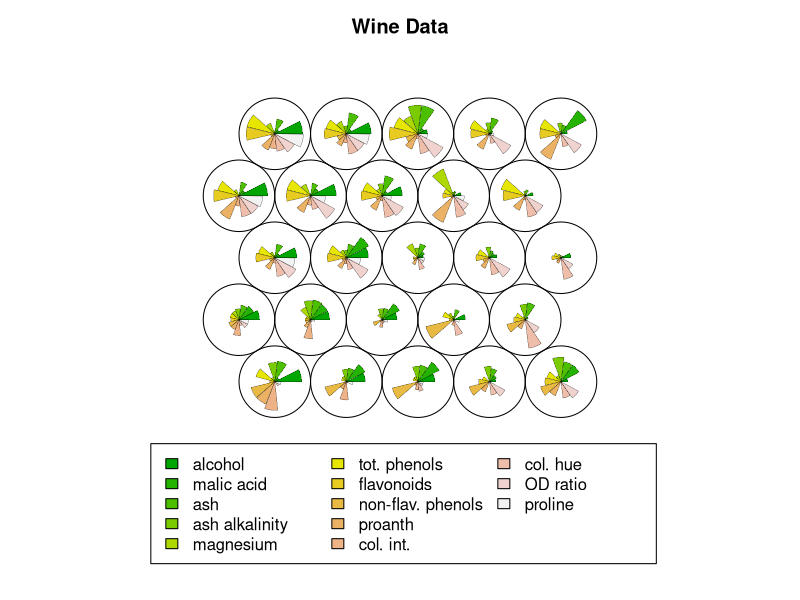
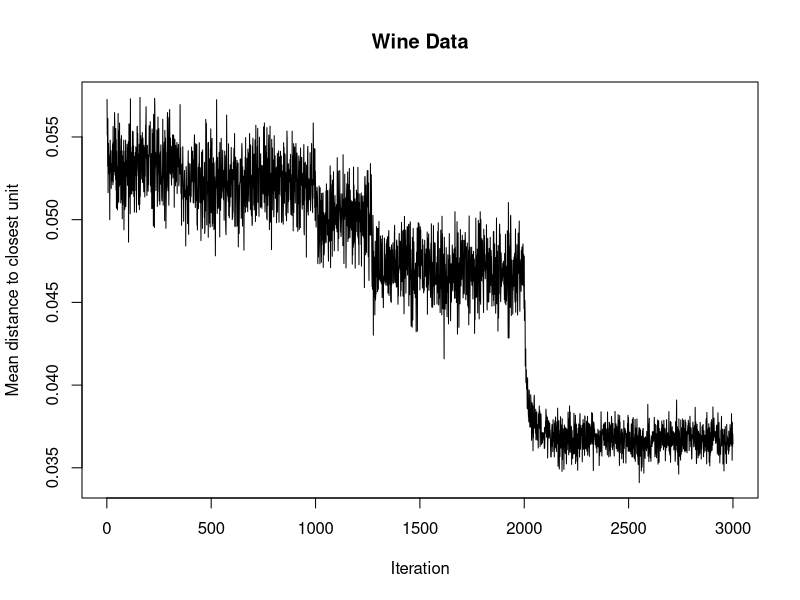
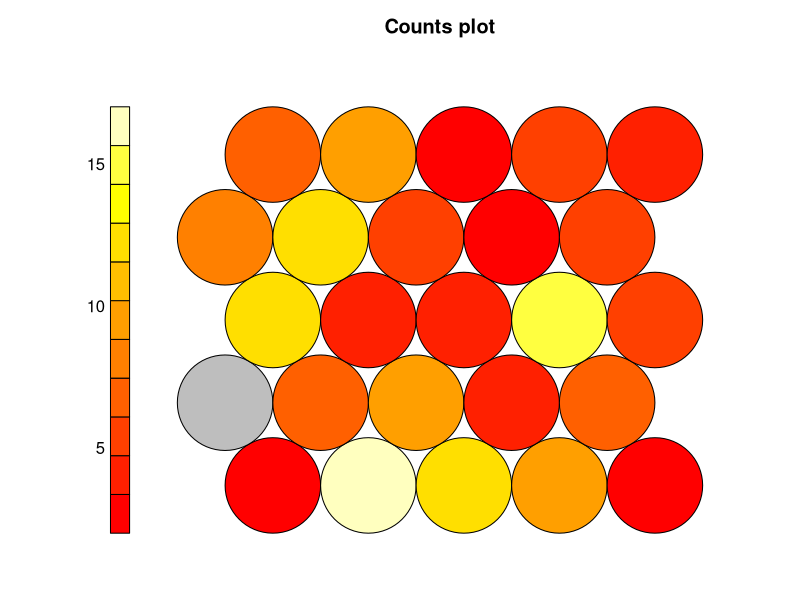
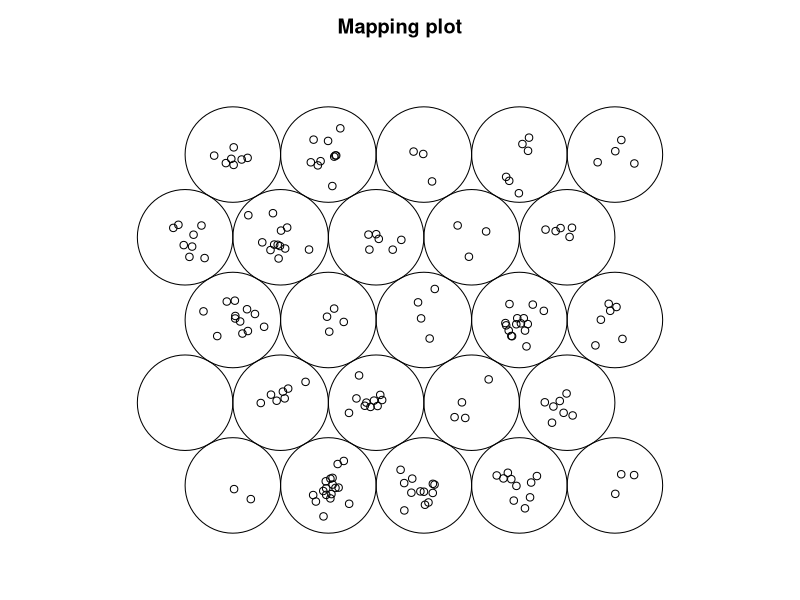
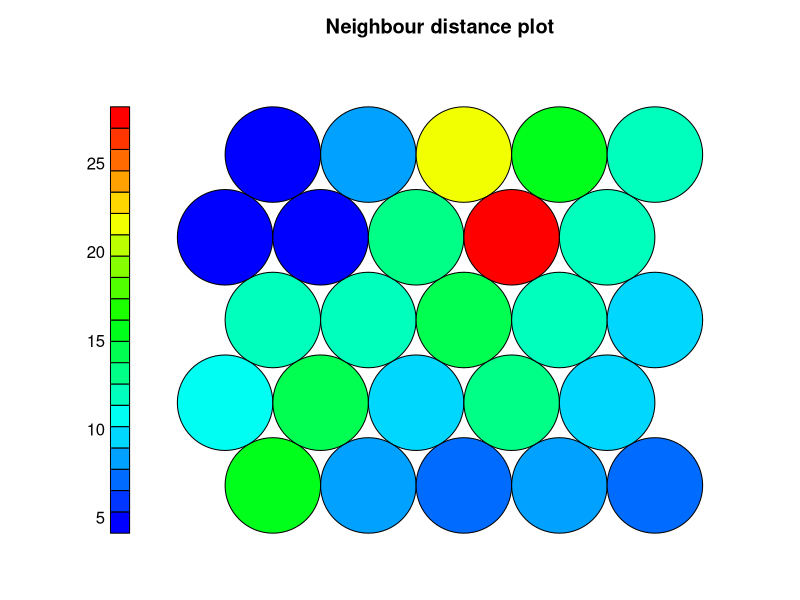
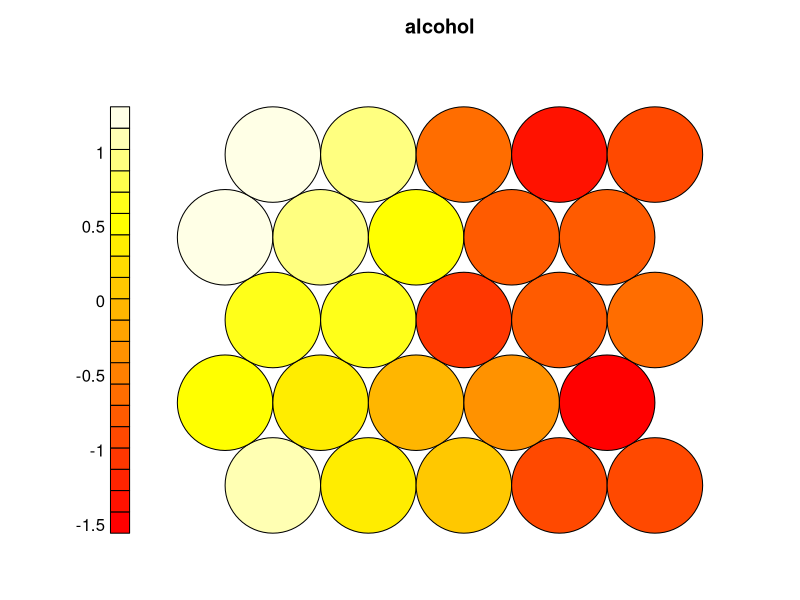
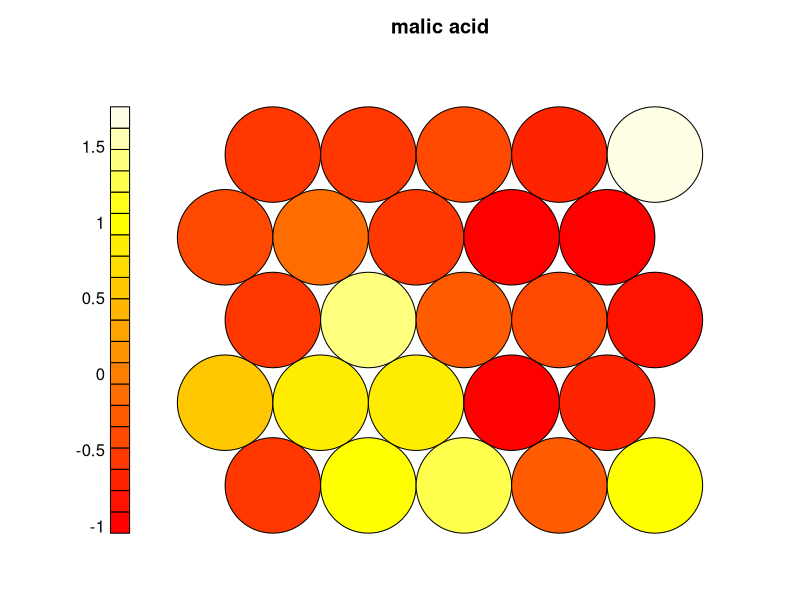
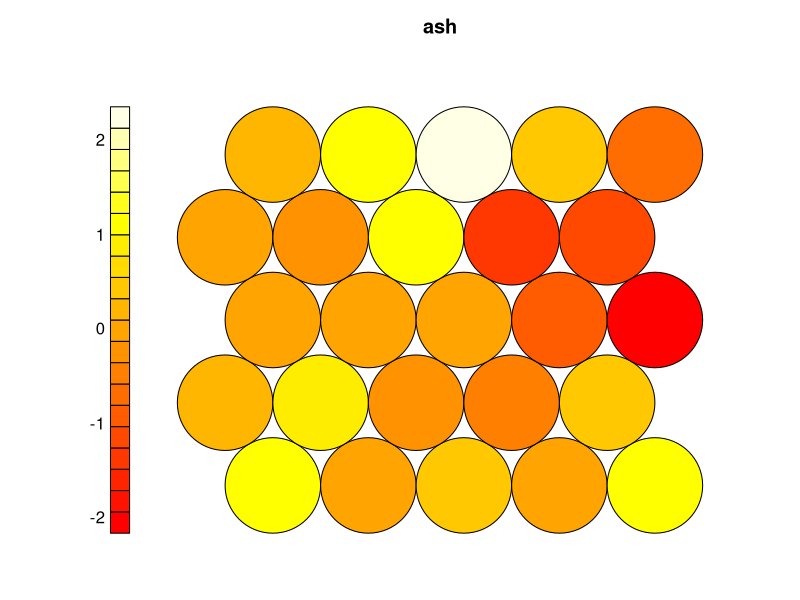

Write R code to recreate these figures, in order.
#####################################################################
## This code demonstrates SOM in R
## 
## Rachael Blair 
## Created: March 19, 2019
## Edited:
#####################################################################

rm(list = ls())
library(kohonen)

data(wines)
wines.scaled <- scale(wines)

# fit an SOM
set.seed(123)
som_grid <- somgrid(xdim = 5, ydim = 5, topo = "hexagonal")
wine.som <- som(wines.scaled, grid = som_grid, rlen = 3000)

codes <- wine.som$codes[[1]]
?plot.kohonen

quartz()
plot(wine.som, main = "Wine Data")

quartz()
plot(wine.som, type = "changes", main = "Wine Data")

quartz()
plot(wine.som, type = "count")

quartz()
plot(wine.som, type = "mapping")

coolBlueHotRed <- function(n, alpha = 1){rainbow(n, end=4/6, alpha = alpha)[n:1]}

quartz()
plot(wine.som, type = "dist.neighbours", palette.name = coolBlueHotRed)

# component plane plots
for (i in 1:13){
    quartz()
    plot(wine.som, type = "property", property=codes[,i], main = colnames(codes)[i])
}

d <- dist(codes)
hc <- hclust(d)

quartz()
plot(hc)

som_cluster <- cutree(hc, h = 7)

# plot the SOM with the found clusters

my_pal <- c("red", "blue", "yellow")
my_bhcol <- my_pal[som_cluster]

graphics.off()

quartz()
plot(wine.som, type = "mapping", col = "black", bgcol = my_bhcol)
add.cluster.boundaries(wine.som, som_cluster)
